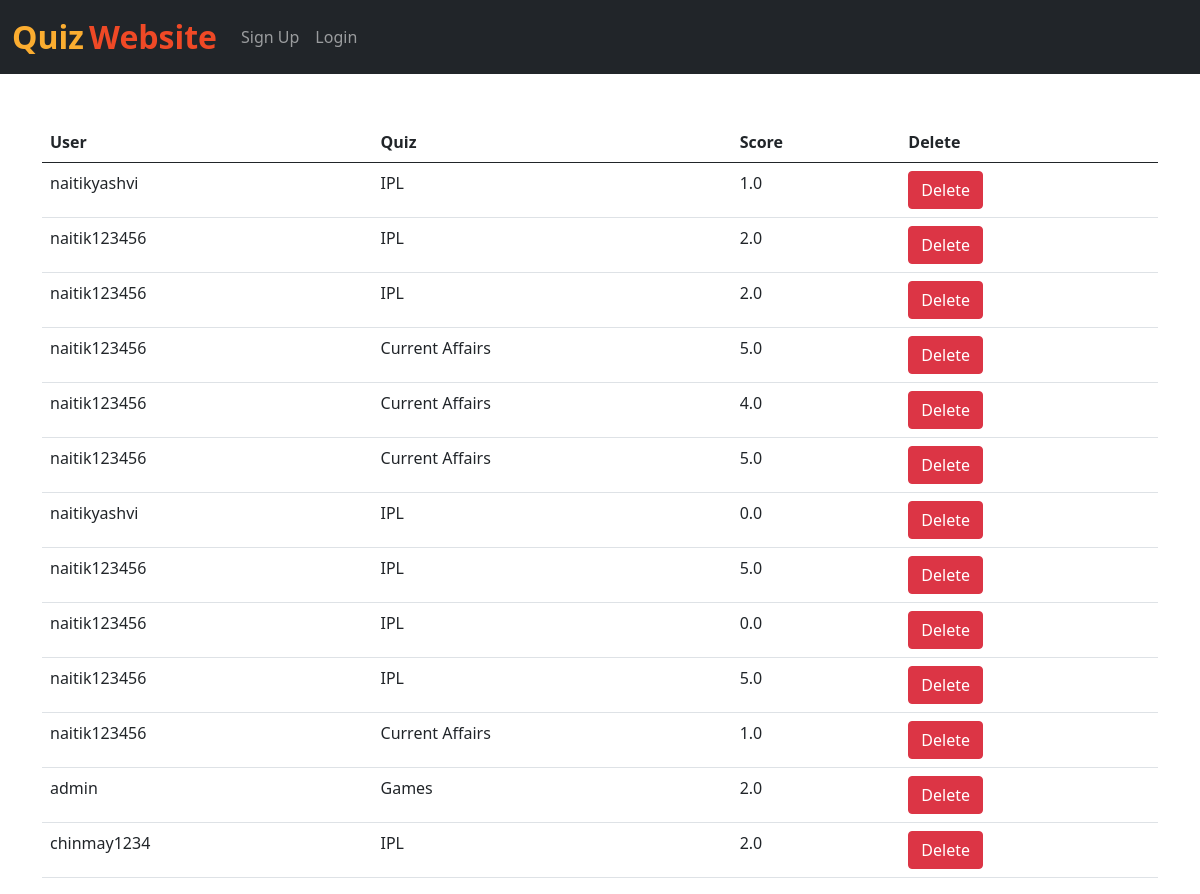
Before: /results/ with the older database file.
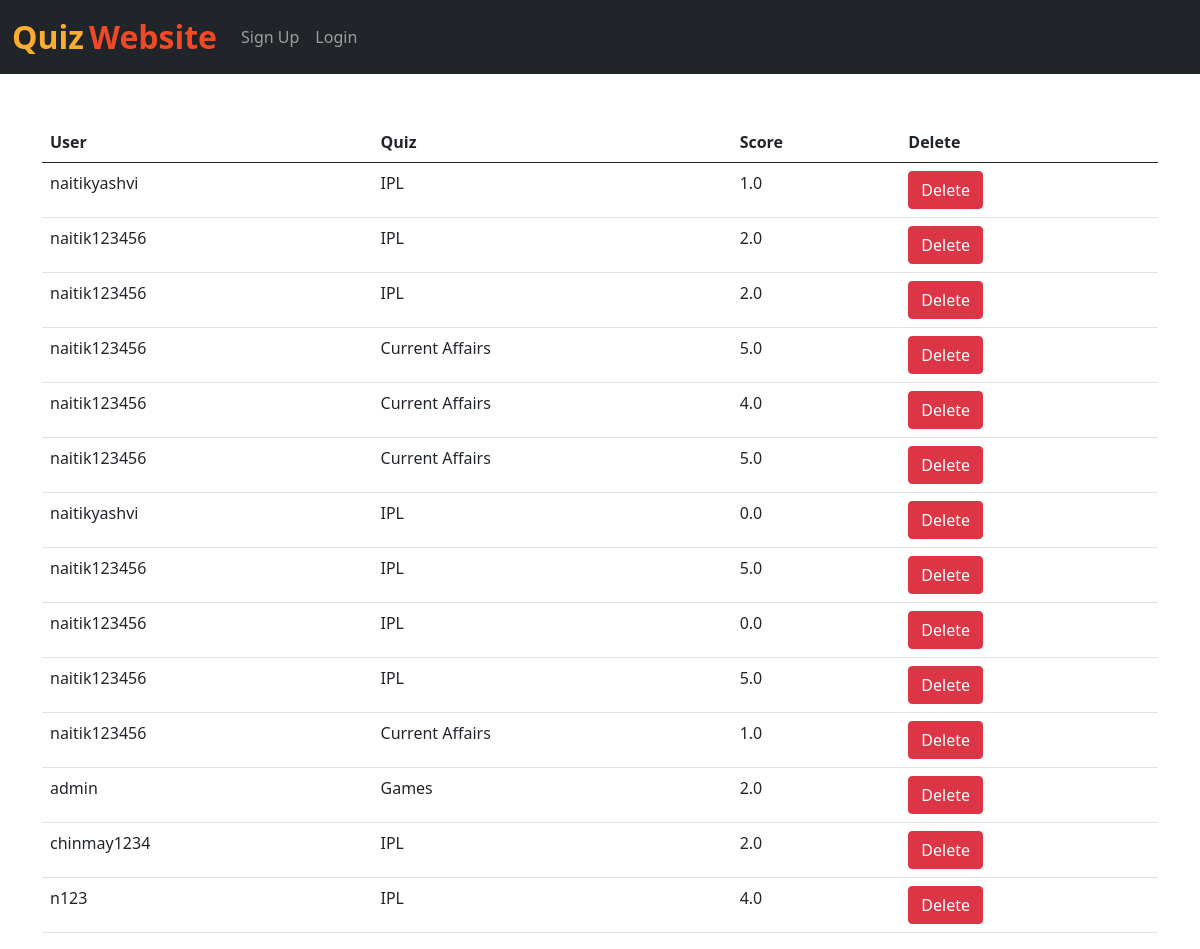
After: the same page with the newer database file.
### home/models.py (models this page shows, shortened)
class Marks_Of_User(models.Model):
    quiz = models.ForeignKey(Quiz, on_delete=models.CASCADE)
    user = models.ForeignKey(User, on_delete=models.CASCADE)
    score = models.FloatField()

class Quiz(models.Model):
    name = models.CharField(max_length=50)
    desc = models.CharField(max_length=500)
    number_of_questions = models.IntegerField(default=1)
    time = models.IntegerField(help_text="Duration of the quiz in seconds", default="1")
    def __str__(self):
        return self.name

### home/views.py (the view)
# urls.py: path('results/', views.results, name='results'),
def results(request):
    marks = Marks_Of_User.objects.all()
    return render(request, "results.html", {'marks':marks})

### home/templates/results.html (shortened to what this page needs)
{% extends 'base.html' %}
{% block body %}
<div class="container mt-4">
      <br>
      <table class="table">
        <thead>
          <tr>
            <th>User</th>
            <th>Quiz</th>
            <th>Score</th>
            <th>Delete</th>
          </tr>
        </thead>
{% for mark in marks %}
<tr>
  <td>{{mark.user}}</td>
  <td>{{mark.quiz}}</td>
  <td>{{mark.score}}</td>
  <td><a href="/delete_result/{{mark.id}}/" class="btn btn-danger">Delete</a></td>
</tr>
{% endfor %}
</table>
</div>
{% endblock %}

### home/templates/base.html (shortened to what this page needs)
<!doctype html>
<html lang="en">
  <head>
    <link href="https://cdn.jsdelivr.net/npm/bootstrap@5.0.2/dist/css/bootstrap.min.css" rel="stylesheet">
  </head>
  <body>
    <nav class="navbar navbar-expand-lg navbar-dark bg-dark">
        <div class="container-fluid">
          <a class="navbar-brand" href="http://127.0.0.1:8000/index"><span class="head1">Quiz</span> <span class="head2">Website</span></a>
          <div class="collapse navbar-collapse" id="navbarSupportedContent">
              {% if user.is_authenticated %}
              <ul class="navbar-nav me-auto mb-2 mb-lg-0">
                <li class="nav-item">
                  <a class="nav-link" href="#">Welcome {{request.user}}</a>
                </li>
                <li class="nav-item">
                    <a class="nav-link" href="/logout">Logout</a>
                  </li>
                  {% if user.is_superuser %}
                  <div class="collapse navbar-collapse" id="navbarNavDarkDropdown">
                    <ul class="navbar-nav">
                      <li class="nav-item dropdown">
                        <a class="nav-link dropdown-toggle" href="#" id="navbarDarkDropdownMenuLink" role="button" data-bs-toggle="dropdown" aria-expanded="false">
                          Admin
                        </a>
                        <ul class="dropdown-menu dropdown-menu-dark" aria-labelledby="navbarDarkDropdownMenuLink">
                          <li><a class="dropdown-item" href="/add_quiz/">Add Quiz</a></li>
                          <li><a class="dropdown-item" href="/add_question/">Add Questions</a></li>
                          <li><a class="dropdown-item" href="/results/">Results of the Users</a></li>
                        </ul>
                      </li>
                    </ul>
                  </div>
                  {% endif %}
              </ul>
              {% else %}
            <ul class="navbar-nav me-auto mb-2 mb-lg-0">
              <li class="nav-item">
                <a class="nav-link" href="/signup">Sign Up</a>
              </li>
              <li class="nav-item">
                <a class="nav-link" href="/login">Login</a>
              </li>
            </ul>
            {% endif %}
          </div>
        </div>
      </nav>
      {% block body %} {% endblock %}
  </body>
</html>

### home/templates/base.html (style rules this page uses)
.head1 { color: #FBAD30; font-size: 2rem; font-weight: bold; height: 50px; }
.head2 { color: #EF4926; font-size: 2rem; font-weight: bold; }

Changed rows visible on the page:
added Marks_Of_User: user "n123", quiz "IPL", score "4.0"
